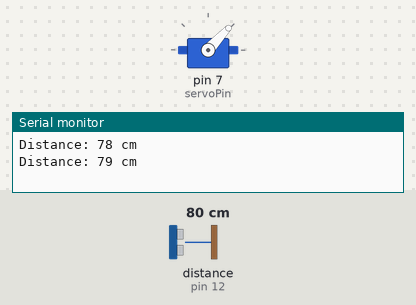
This sketch was run on a simulated Arduino Uno, built with avr-gcc and run on an emulated ATmega328P. Shown: servo, the last lines printed to the serial monitor. Wiring (inferred from the names in the program): ultrasonic range finder: trigger pin 13; echo pin 12. Inputs (shaded band) come from the test bench; at power-on: distance to the obstacle (sensor on pin 12) 80 cm. The echo pulse lasts 58.3 µs per cm.

Above: at 6.7 s.
6.8 s: distance to the obstacle (sensor on pin 12) set to 250 cm
At 11.8 s:
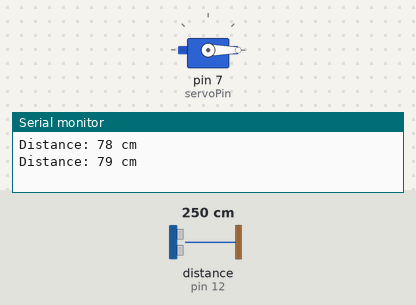
13.5 s: distance to the obstacle (sensor on pin 12) set to 2 cm
At 13.91 s:
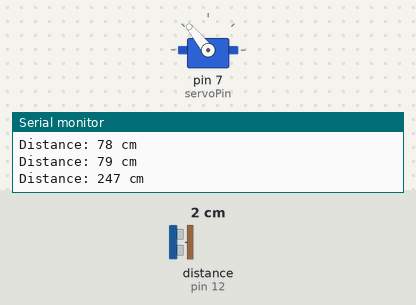
Timing chart, 0 to 26.2 s (numbered marks = the images above; inputs shaded):
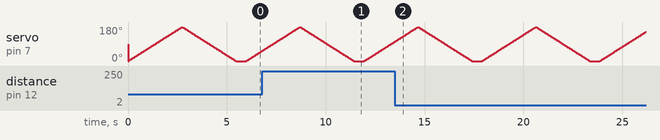

The sketch:

SERVO-HCSR04-COMBINED-WD4.ino
```cpp
#include <Servo.h>

// Define pins
const int servoPin = 7;
const int trigPin = 13;
const int echoPin = 12;

// Create a Servo object
Servo myServo;

// Define variables for duration and distance
long duration;
int distance;

void setup() {
  // Attach the servo to the pin
  myServo.attach(servoPin);

  // Set the trigger and echo pins as output and input, respectively
  pinMode(trigPin, OUTPUT);
  pinMode(echoPin, INPUT);

  // Initialize serial communication at 9600 bits per second
  Serial.begin(9600);
}

void loop() {
  // Measure distance
  measureDistance();

  // Print the distance to the Serial Monitor
  Serial.print("Distance: ");
  Serial.print(distance);
  Serial.println(" cm");

  // Control servo based on distance
  controlServo();

  // Delay before taking the next measurement
  delay(500);
}

void measureDistance() {
  // Clear the trigPin by setting it LOW
  digitalWrite(trigPin, LOW);
  delayMicroseconds(2);

  // Set the trigPin HIGH for 10 microseconds
  digitalWrite(trigPin, HIGH);
  delayMicroseconds(10);
  digitalWrite(trigPin, LOW);

  // Read the echoPin, and calculate the distance
  duration = pulseIn(echoPin, HIGH);

  // Calculate the distance in centimeters
  distance = duration * 0.034 / 2;
}

void controlServo() {
  // Example: Sweep the servo from 0 to 180 degrees
  for (int pos = 0; pos <= 180; pos += 1) {
    myServo.write(pos); // Set the servo position
    delay(15); // Wait for the servo to reach the position
  }

  // Sweep the servo from 180 to 0 degrees
  for (int pos = 180; pos >= 0; pos -= 1) {
    myServo.write(pos); // Set the servo position
    delay(15); // Wait for the servo to reach the position
  }
}
```
